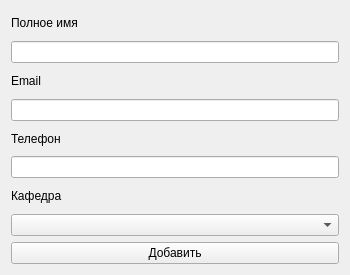
<?xml version="1.0" encoding="UTF-8"?>
<ui version="4.0">
 <class>supervisors_insert</class>
 <widget class="QWidget" name="supervisors_insert">
  <property name="geometry">
   <rect>
    <x>0</x>
    <y>0</y>
    <width>350</width>
    <height>275</height>
   </rect>
  </property>
  <property name="windowTitle">
   <string>Form</string>
  </property>
  <layout class="QGridLayout" name="gridLayout">
   <item row="5" column="0">
    <widget class="QLineEdit" name="PhoneInput">
     <property name="focusPolicy">
      <enum>Qt::ClickFocus</enum>
     </property>
    </widget>
   </item>
   <item row="8" column="0">
    <widget class="QPushButton" name="InsertSubmit">
     <property name="sizePolicy">
      <sizepolicy hsizetype="Expanding" vsizetype="Fixed">
       <horstretch>0</horstretch>
       <verstretch>0</verstretch>
      </sizepolicy>
     </property>
     <property name="maximumSize">
      <size>
       <width>16777215</width>
       <height>16777215</height>
      </size>
     </property>
     <property name="sizeIncrement">
      <size>
       <width>0</width>
       <height>0</height>
      </size>
     </property>
     <property name="baseSize">
      <size>
       <width>0</width>
       <height>0</height>
      </size>
     </property>
     <property name="layoutDirection">
      <enum>Qt::LeftToRight</enum>
     </property>
     <property name="styleSheet">
      <string notr="true"/>
     </property>
     <property name="text">
      <string>Добавить</string>
     </property>
     <property name="autoRepeatInterval">
      <number>100</number>
     </property>
     <property name="autoDefault">
      <bool>false</bool>
     </property>
    </widget>
   </item>
   <item row="2" column="0">
    <widget class="QLabel" name="label">
     <property name="text">
      <string>Email</string>
     </property>
    </widget>
   </item>
   <item row="6" column="0">
    <widget class="QLabel" name="label_4">
     <property name="text">
      <string>Кафедра</string>
     </property>
    </widget>
   </item>
   <item row="0" column="0">
    <widget class="QLabel" name="label_2">
     <property name="text">
      <string>Полное имя</string>
     </property>
    </widget>
   </item>
   <item row="3" column="0">
    <widget class="QLineEdit" name="EmailInput">
     <property name="focusPolicy">
      <enum>Qt::ClickFocus</enum>
     </property>
     <property name="inputMethodHints">
      <set>Qt::ImhEmailCharactersOnly</set>
     </property>
    </widget>
   </item>
   <item row="1" column="0">
    <widget class="QLineEdit" name="NameInput">
     <property name="focusPolicy">
      <enum>Qt::ClickFocus</enum>
     </property>
    </widget>
   </item>
   <item row="4" column="0">
    <widget class="QLabel" name="label_3">
     <property name="text">
      <string>Телефон</string>
     </property>
    </widget>
   </item>
   <item row="7" column="0">
    <widget class="QComboBox" name="comboBox"/>
   </item>
  </layout>
 </widget>
 <resources/>
 <connections/>
</ui>
